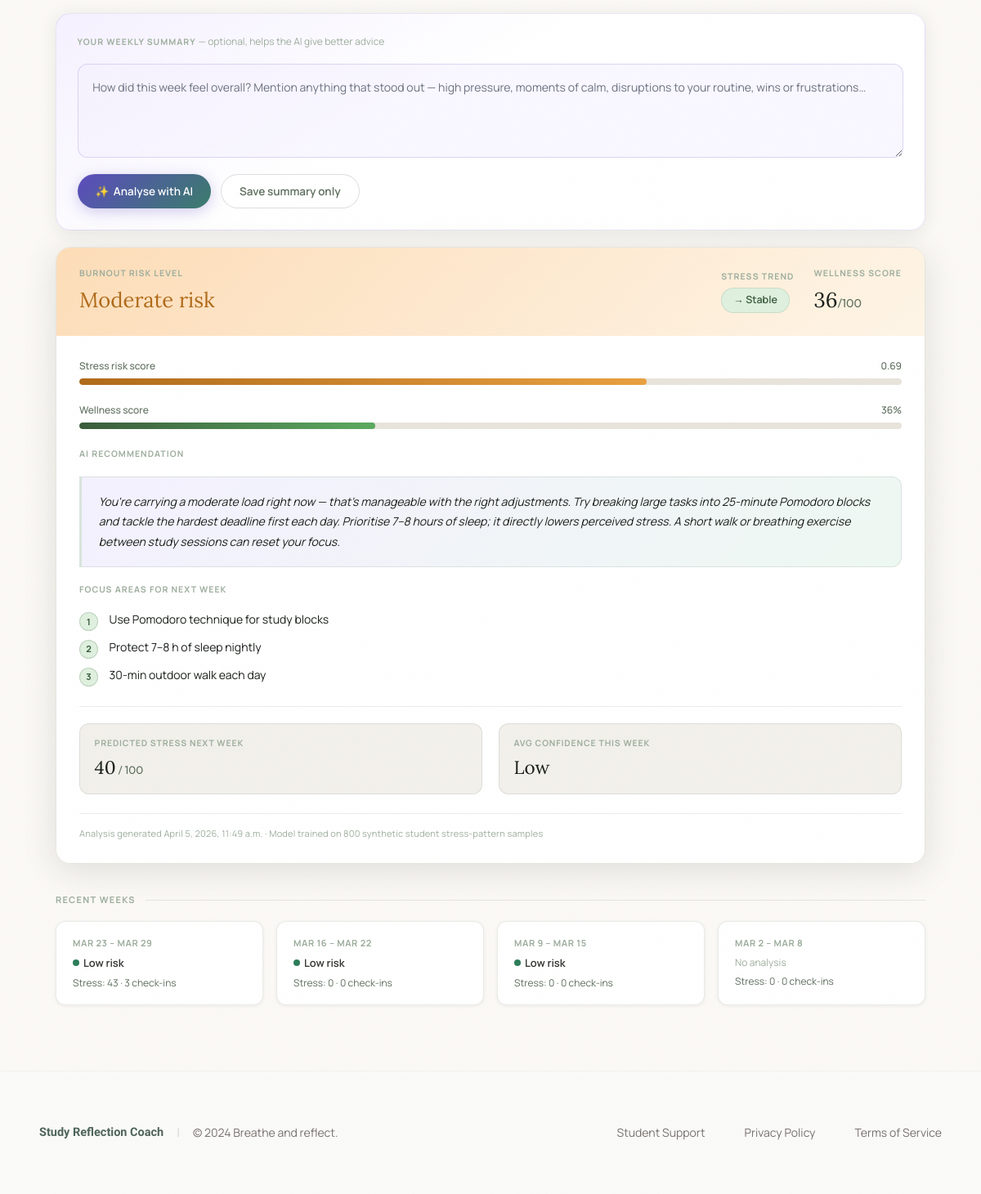
The app's page /reflections/weekly/1/ (signed in, lower part), older data.
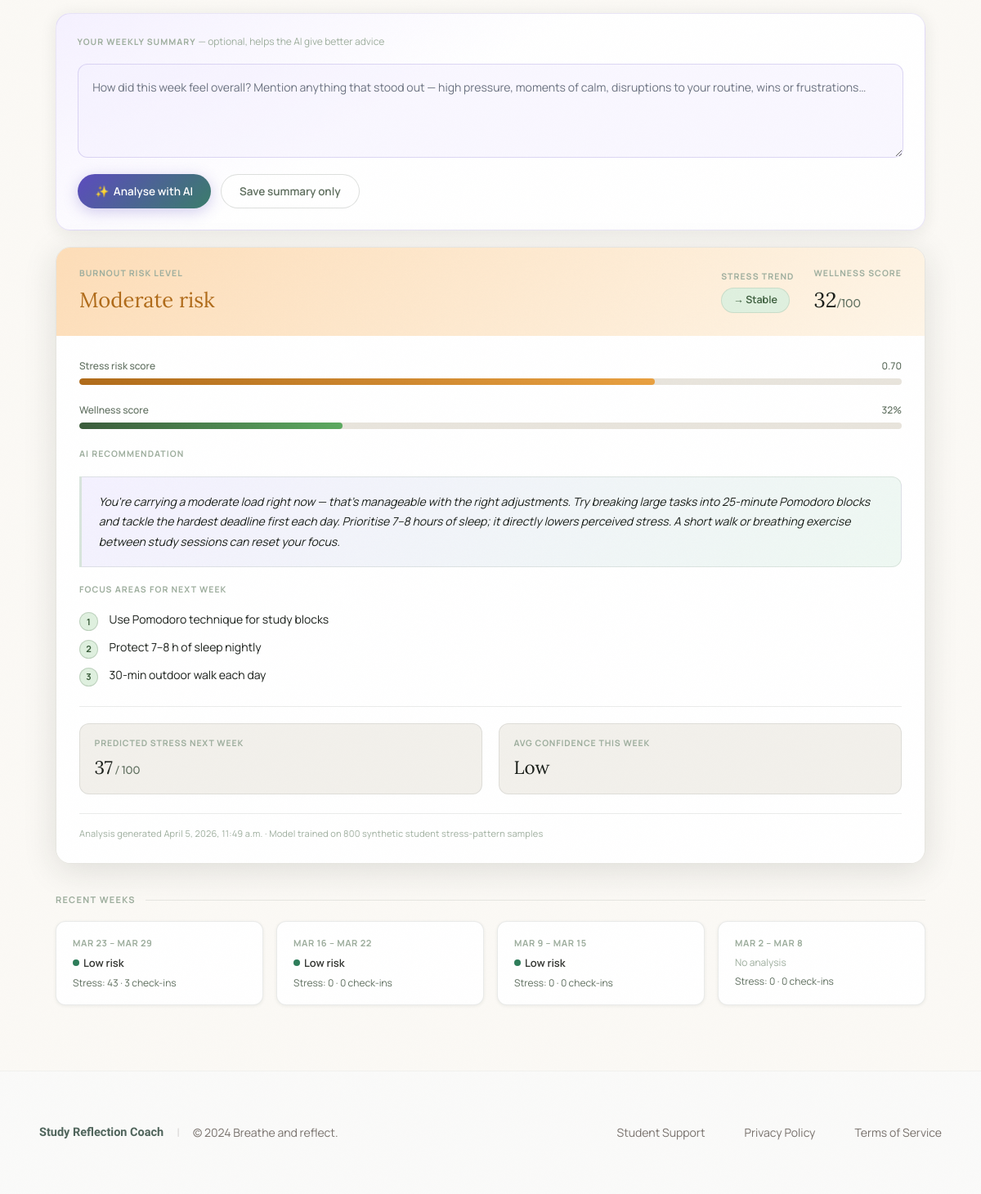
The same page, newer data.
### reflections/models.py (models this page shows, shortened)
class WeeklyReflection(models.Model):
    user                  = models.ForeignKey(settings.AUTH_USER_MODEL, on_delete=models.CASCADE, related_name='weekly_reflections')
    week_start            = models.DateField()
    week_end              = models.DateField()
    avg_stress_level      = models.FloatField(default=0)
    avg_study_hours       = models.FloatField(default=0)
    dominant_confidence   = models.CharField(max_length=20, default='medium')
    total_deadlines       = models.IntegerField(default=0)
    completed_checkins    = models.IntegerField(default=0)
    user_summary          = models.TextField(blank=True, default='')
    ml_burnout_risk           = models.CharField(max_length=20, blank=True, default='')
    ml_burnout_score          = models.FloatField(null=True, blank=True)
    ml_stress_trend           = models.CharField(max_length=20, blank=True, default='')
    ml_recommendation         = models.TextField(blank=True, default='')
    ml_focus_areas            = models.JSONField(default=list, blank=True)
    ml_predicted_next_stress  = models.FloatField(null=True, blank=True)
    ml_wellness_score         = models.FloatField(null=True, blank=True)
    created_at = models.DateTimeField(auto_now_add=True)
    class Meta:
        ordering = ['-week_start']
        unique_together = [('user', 'week_start')]

### reflections/views.py (the view)
# urls.py: path('weekly/',views.weekly_reflection,name='weekly_reflection'),
@login_required
def weekly_reflection(request, offset=0):
    today = timezone.localdate()
    offset = int(offset)
    ref_date = today - timedelta(weeks=offset)
    week_start, week_end = _get_week_bounds(ref_date)
    checkins = DailyCheckIn.objects.filter(
        user=request.user,
        created_at__date__range=(week_start, week_end),
    ).order_by('created_at')
    reflection, _ = WeeklyReflection.objects.get_or_create(
        user=request.user,
        week_start=week_start,
        defaults={'week_end': week_end},
    )
    stats = _aggregate_checkins(checkins)
    for field, value in stats.items():
        setattr(reflection, field, value)
    reflection.week_end = week_end
    if request.method == 'POST':
        action = request.POST.get('action', '')
        if action == 'save_summary':
            reflection.user_summary = request.POST.get('user_summary', '')
            reflection.save()
            messages.success(request, 'Weekly summary saved.')
            if offset == 0:
                return redirect('reflections:weekly_reflection')
            return redirect('reflections:weekly_reflection_offset', offset=offset)
        if action == 'run_ml':
            reflection.user_summary = request.POST.get('user_summary', reflection.user_summary)
            ml_input = {
                'avg_stress_level': stats['avg_stress_level'],
                'avg_study_hours': stats['avg_study_hours'],
                'dominant_confidence': stats['dominant_confidence'],
                'total_deadlines': stats['total_deadlines'],
                'completed_checkins': stats['completed_checkins'],
                'user_summary': reflection.user_summary,
            }
            result = predict_weekly_reflection(ml_input)
            reflection.ml_burnout_risk = result['burnout_risk']
            reflection.ml_burnout_score = result['burnout_score']
            reflection.ml_stress_trend = result['stress_trend']
            reflection.ml_recommendation = result['recommendation']
            reflection.ml_focus_areas = result['focus_areas']
            reflection.ml_predicted_next_stress = result['predicted_next_stress']
            reflection.ml_wellness_score = result['wellness_score']
            reflection.save()
            messages.success(request, 'AI analysis complete!')
            if offset == 0:
                return redirect('reflections:weekly_reflection')
            return redirect('reflections:weekly_reflection_offset', offset=offset)
    else:
        reflection.save(update_fields=[
            'avg_stress_level',
            'avg_study_hours',
            'dominant_confidence',
            'total_deadlines',
            'completed_checkins',
            'week_end',
        ])
    daily_labels = []
    daily_stress = []
    daily_study = []
    for i in range(7):
        day = week_start + timedelta(days=i)
        daily_labels.append(f"{day.strftime('%a')} {day.day}")
        day_qs = checkins.filter(created_at__date=day)
        if day_qs.exists():
            daily_stress.append(
                round(day_qs.aggregate(avg=Avg('stress_level'))['avg'] or 0, 1)
            )
            daily_study.append(
                round(sum(STUDY_TIME_HOURS.get(c.study_time, 2) for c in day_qs) / day_qs.count(), 1)
            )
        else:
            daily_stress.append(None)
            daily_study.append(None)
    past_reflections = WeeklyReflection.objects.filter(
        user=request.user,
        week_start__lt=week_start,
    ).order_by('-week_start')[:4]
    checkin_ids = checkins.values_list('id', flat=True)
    deadlines = Deadline.objects.filter(
        checkin_id__in=checkin_ids
    ).order_by('due_date')
    context = {
        'reflection': reflection,
        'week_start': week_start,
        'week_end': week_end,
        'checkins': checkins,
        'deadlines': deadlines,
        'daily_labels': json.dumps(daily_labels),
        'daily_stress': json.dumps(daily_stress),
        'daily_study': json.dumps(daily_study),
        'past_reflections': past_reflections,
        'offset': offset,
        'prev_offset': offset + 1,
        'next_offset': max(offset - 1, 0),
        'is_current_week': offset == 0,
        'has_ml_results': bool(reflection.ml_burnout_risk),
    }
    return render(request, 'reflections/weekly_reflection.html', context)

### reflections/views.py (called while the page is built, shortened)
def _get_week_bounds(ref_date=None):
    if ref_date is None:
        ref_date = timezone.localdate()
    monday = ref_date - timedelta(days=ref_date.weekday())
    sunday = monday + timedelta(days=6)
    return monday, sunday

def _aggregate_checkins(checkins):
    avg_stress = checkins.aggregate(avg=Avg('stress_level'))['avg'] or 0
    study_hours_list = [STUDY_TIME_HOURS.get(c.study_time, 2.0) for c in checkins]
    avg_study = sum(study_hours_list) / len(study_hours_list)
    confidence_counts = Counter(c.confidence_level for c in checkins)
    dominant_confidence = confidence_counts.most_common(1)[0][0]
    checkin_ids = checkins.values_list('id', flat=True)
    total_deadlines = Deadline.objects.filter(checkin_id__in=checkin_ids).count()
    return {
        'avg_stress_level': round(avg_stress, 2),
        'avg_study_hours': round(avg_study, 2),
        'dominant_confidence': dominant_confidence,
        'total_deadlines': total_deadlines,
        'completed_checkins': checkins.count(),
    }

### templates/reflections/weekly_reflection.html (shortened to what this page needs)
{% extends "base.html" %}
{% load static %}
{% block content %}
<div class="page">
  <div class="card card-summary summary-form" style="margin-bottom:1.25rem;">
    <div class="card-label">
      Your weekly summary
      <span style="font-weight:400; color:var(--ink-faint); text-transform:none; letter-spacing:0; font-size:12px;">
        — optional, helps the AI give better advice
      </span>
    </div>
    <form method="post" id="summaryForm">
      <textarea name="user_summary" id="userSummary"
        placeholder="How did this week feel overall? Mention anything that stood out — high pressure, moments of calm, disruptions to your routine, wins or frustrations…">{{ reflection.user_summary }}</textarea>
      <div class="btn-row">
        <button type="submit" class="btn btn-ai" id="analyzeBtn" onclick="showLoading()">
          &#10024;&nbsp; Analyse with AI
        </button>
        <button type="submit" form="saveSummaryForm" class="btn btn-outline">
          Save summary only
        </button>
      </div>
    </form>
  </div>
  {% if has_ml_results %}
  <div class="ml-panel" id="mlResults">
    <div class="ml-header ml-header-{{ reflection.ml_burnout_risk }}">
      <div>
        <div class="ml-header-inner-label">Burnout risk level</div>
        <div class="burnout-badge burnout-{{ reflection.ml_burnout_risk }}">
          {{ reflection.ml_burnout_risk|capfirst }} risk
        </div>
      </div>
      <div class="ml-meta-group">
        <div>
          <div class="ml-header-inner-label">Stress trend</div>
          <span class="trend-badge trend-{{ reflection.ml_stress_trend }}">
            {% if reflection.ml_stress_trend == 'improving' %}&#8599;{% elif reflection.ml_stress_trend == 'worsening' %}&#8600;{% else %}&#8594;{% endif %}
            {{ reflection.ml_stress_trend|capfirst }}
          </span>
        </div>
        <div>
          <div class="ml-header-inner-label">Wellness score</div>
          <span class="ml-wellness-num">
            {{ reflection.ml_wellness_score|floatformat:0 }}<span style="font-size:.9rem; color:var(--ink-muted); font-family:'Outfit',sans-serif;">/100</span>
          </span>
        </div>
      </div>
    </div>
    <div class="ml-body">
      <div class="score-bar-wrap">
        <div class="score-bar-label">
          <span>Stress risk score</span><span>{{ reflection.ml_burnout_score|floatformat:2 }}</span>
        </div>
        <div class="score-bar-track">
          <div class="score-bar-fill {% if reflection.ml_burnout_risk == 'low' %}fill-low{% elif reflection.ml_burnout_risk == 'moderate' %}fill-mod{% else %}fill-high{% endif %}"
               style="width:{{ reflection.ml_burnout_score|floatformat:2|default:'0' }}00%"></div>
        </div>
      </div>
      <div class="score-bar-wrap">
        <div class="score-bar-label">
          <span>Wellness score</span><span>{{ reflection.ml_wellness_score|floatformat:0 }}%</span>
        </div>
        <div class="score-bar-track">
          <div class="score-bar-fill fill-accent" style="width:{{ reflection.ml_wellness_score|floatformat:0 }}%"></div>
        </div>
      </div>
      <div class="card-label" style="margin-top:1.4rem;">AI recommendation</div>
      <div class="recommendation">{{ reflection.ml_recommendation }}</div>
      <div class="card-label">Focus areas for next week</div>
      <ul class="focus-list">
        {% for area in reflection.ml_focus_areas %}
        <li class="focus-item">
          <span class="focus-num">{{ forloop.counter }}</span>
          <span>{{ area }}</span>
        </li>
        {% endfor %}
      </ul>
      <div class="ml-meta">
        <div class="ml-meta-item">
          <div class="ml-meta-label">Predicted stress next week</div>
          <div class="ml-meta-value">
            {{ reflection.ml_predicted_next_stress|floatformat:0 }}<span style="font-size:.85rem; color:var(--ink-muted); font-family:'Outfit',sans-serif;"> / 100</span>
          </div>
        </div>
        <div class="ml-meta-item">
          <div class="ml-meta-label">Avg confidence this week</div>
          <div class="ml-meta-value" style="text-transform:capitalize;">{{ reflection.dominant_confidence }}</div>
        </div>
      </div>
      <div style="margin-top:1.4rem; padding-top:1rem; border-top:1px solid var(--border); font-size:11px; color:var(--ink-faint); letter-spacing:.02em;">
        Analysis generated {{ reflection.created_at|date:"N j, Y, g:i a" }} &middot;
        Model trained on 800 synthetic student stress-pattern samples
      </div>
    </div>
  </div>
  {% endif %}
  {% if past_reflections %}
  <div class="section-heading">Recent weeks</div>
  <div class="grid-4">
    {% for pr in past_reflections %}
    <a href="{% url 'reflections:weekly_reflection_offset' forloop.counter %}" class="history-card">
      <div class="history-week">{{ pr.week_start|date:"M j" }} – {{ pr.week_end|date:"M j" }}</div>
      {% if pr.ml_burnout_risk %}
      <div class="history-risk">
        <span class="dot dot-{% if pr.ml_burnout_risk == 'low' %}low{% elif pr.ml_burnout_risk == 'moderate' %}mod{% else %}high{% endif %}"></span>
        {{ pr.ml_burnout_risk|capfirst }} risk
      </div>
      {% else %}
      <div style="font-size:12px; color:var(--ink-faint);">No analysis</div>
      {% endif %}
      <div style="font-size:12px; color:var(--ink-muted); margin-top:.35rem;">
        Stress: {{ pr.avg_stress_level|floatformat:0 }} &middot; {{ pr.completed_checkins }} check-ins
      </div>
    </a>
    {% endfor %}
  </div>
  {% endif %}
</div>
{% endblock %}

### templates/Base.html (shortened to what this page needs)
{% load static %}
<!DOCTYPE html>
<html class="light" lang="en">
<head>
<script src="https://cdn.tailwindcss.com?plugins=forms,container-queries"></script>
<script id="tailwind-config">
    tailwind.config = {
        darkMode: "class",
        theme: {
            extend: {
                colors: {
                    "primary-fixed": "#d1e8dd","tertiary-fixed": "#feecce","on-tertiary-fixed": "#50452f",
                    "background": "#fbf9f5","on-primary-container": "#42564e","tertiary": "#6a5e46",
                    "tertiary-fixed-dim": "#efdec0","secondary-container": "#d4e4fb","on-primary-fixed": "#2f433c",
                    "inverse-surface": "#0e0e0d","on-secondary-fixed": "#314153","surface-container-highest": "#e3e3dc",
                    "on-tertiary": "#fff8f1","on-secondary": "#f7f9ff","primary-dim": "#43574f",
                    "surface-container": "#efeee9","on-primary": "#e7fef3","inverse-primary": "#e7fff3",
                    "secondary": "#516074","outline": "#7a7b76","on-secondary-container": "#445366",
                    "error-dim": "#67040d","surface-bright": "#fbf9f5","on-surface": "#31332f",
                    "on-error-container": "#6e0a12","secondary-fixed": "#d4e4fb","on-error": "#fff7f6",
                    "secondary-fixed-dim": "#c6d6ed","primary-container": "#d1e8dd","surface-container-high": "#e9e8e3",
                    "secondary-dim": "#455467","primary": "#4f645b","on-secondary-fixed-variant": "#4d5d70",
                    "surface-variant": "#e3e3dc","surface-container-lowest": "#ffffff","error-container": "#fa746f",
                    "inverse-on-surface": "#9e9d99","surface-tint": "#4f645b","on-background": "#31332f",
                    "on-tertiary-container": "#635740","surface-dim": "#dadad4","on-primary-fixed-variant": "#4b6057",
                    "tertiary-container": "#feecce","primary-fixed-dim": "#c3dacf","on-surface-variant": "#5e605b",
                    "on-tertiary-fixed-variant": "#6d614a","surface-container-low": "#f5f4ef",
                    "outline-variant": "#b2b2ad","tertiary-dim": "#5d523b","error": "#a83836","surface": "#fbf9f5"
                },
                fontFamily: {
                    "headline": ["Plus Jakarta Sans"],
                    "body": ["Manrope"],
                    "label": ["Manrope"]
                },
                borderRadius: {"DEFAULT": "1rem","lg": "2rem","xl": "3rem","full": "9999px"},
            },
        },
    }
</script>
</head>
<body class="bg-background font-body text-on-surface selection:bg-primary-container selection:text-on-primary-container">
{% block content %}{% endblock %}
<footer class="w-full py-16 bg-stone-50 border-t border-surface-container-highest/40">
    <div class="flex flex-col md:flex-row justify-between items-center px-12 max-w-screen-2xl mx-auto gap-6">
        <div class="flex flex-col md:flex-row items-center gap-4">
            <span class="text-[#4f645b] font-bold font-['Plus_Jakarta_Sans']">Study Reflection Coach</span>
            <span class="hidden md:block text-stone-300">|</span>
            <p class="text-stone-500 font-['Manrope'] text-sm">© 2024 Breathe and reflect.</p>
        </div>
        <div class="flex gap-12">
            <a class="text-stone-500 hover:text-[#4f645b] font-['Manrope'] text-sm transition-colors" href="#">Student Support</a>
            <a class="text-stone-500 hover:text-[#4f645b] font-['Manrope'] text-sm transition-colors" href="#">Privacy Policy</a>
            <a class="text-stone-500 hover:text-[#4f645b] font-['Manrope'] text-sm transition-colors" href="#">Terms of Service</a>
        </div>
    </div>
</footer>
</body>
</html>

Row changes from the older to the newer data that the page shows:
changed WeeklyReflection "Moderate": ml_wellness_score "36" → "32"; ml_burnout_score "0.69" → "0.70"; ml_predicted_next_stress "40" → "37"
